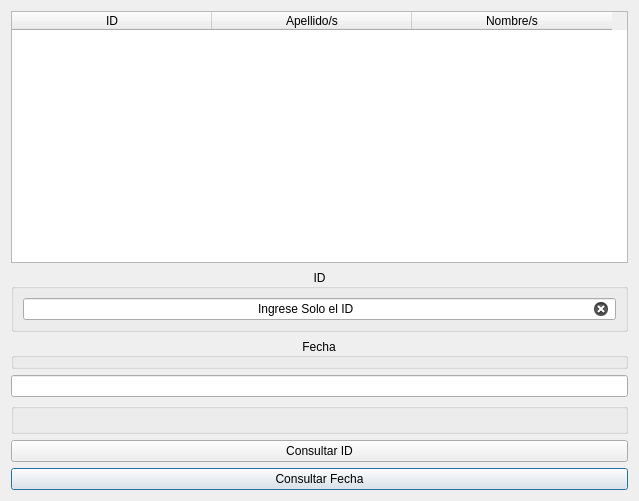
<?xml version="1.0" encoding="UTF-8"?>
<ui version="4.0">
 <class>Asistencias2</class>
 <widget class="QDialog" name="Asistencias2">
  <property name="geometry">
   <rect>
    <x>0</x>
    <y>0</y>
    <width>639</width>
    <height>501</height>
   </rect>
  </property>
  <property name="windowTitle">
   <string>Dialog</string>
  </property>
  <layout class="QGridLayout" name="gridLayout">
   <item row="6" column="0">
    <widget class="QPushButton" name="pushButtonFecha">
     <property name="text">
      <string>Consultar Fecha</string>
     </property>
    </widget>
   </item>
   <item row="3" column="0">
    <widget class="QLineEdit" name="lineEditFecha">
     <property name="text">
      <string/>
     </property>
     <property name="alignment">
      <set>Qt::AlignCenter</set>
     </property>
     <property name="clearButtonEnabled">
      <bool>true</bool>
     </property>
    </widget>
   </item>
   <item row="0" column="0">
    <layout class="QHBoxLayout" name="horizontalLayout">
     <property name="spacing">
      <number>0</number>
     </property>
     <item>
      <widget class="QTableWidget" name="tableWidgetDatosa">
       <property name="maximumSize">
        <size>
         <width>648</width>
         <height>16777215</height>
        </size>
       </property>
       <property name="sizeAdjustPolicy">
        <enum>QAbstractScrollArea::AdjustIgnored</enum>
       </property>
       <attribute name="horizontalHeaderDefaultSectionSize">
        <number>200</number>
       </attribute>
       <column>
        <property name="text">
         <string>ID</string>
        </property>
        <property name="textAlignment">
         <set>AlignCenter</set>
        </property>
       </column>
       <column>
        <property name="text">
         <string>Apellido/s</string>
        </property>
        <property name="textAlignment">
         <set>AlignCenter</set>
        </property>
       </column>
       <column>
        <property name="text">
         <string>Nombre/s</string>
        </property>
        <property name="textAlignment">
         <set>AlignCenter</set>
        </property>
       </column>
      </widget>
     </item>
    </layout>
   </item>
   <item row="2" column="0">
    <widget class="QGroupBox" name="groupBoxFecha">
     <property name="title">
      <string>Fecha</string>
     </property>
     <property name="alignment">
      <set>Qt::AlignCenter</set>
     </property>
    </widget>
   </item>
   <item row="1" column="0">
    <widget class="QGroupBox" name="groupBoxId">
     <property name="title">
      <string>ID</string>
     </property>
     <property name="alignment">
      <set>Qt::AlignCenter</set>
     </property>
     <layout class="QGridLayout" name="gridLayout_2">
      <item row="0" column="0">
       <widget class="QLineEdit" name="lineEditId">
        <property name="sizePolicy">
         <sizepolicy hsizetype="Preferred" vsizetype="Preferred">
          <horstretch>0</horstretch>
          <verstretch>0</verstretch>
         </sizepolicy>
        </property>
        <property name="text">
         <string>Ingrese Solo el ID</string>
        </property>
        <property name="alignment">
         <set>Qt::AlignCenter</set>
        </property>
        <property name="clearButtonEnabled">
         <bool>true</bool>
        </property>
       </widget>
      </item>
     </layout>
    </widget>
   </item>
   <item row="4" column="0">
    <widget class="QGroupBox" name="groupBox_3">
     <property name="title">
      <string/>
     </property>
    </widget>
   </item>
   <item row="5" column="0">
    <widget class="QPushButton" name="pushButtonID">
     <property name="text">
      <string>Consultar ID</string>
     </property>
    </widget>
   </item>
  </layout>
 </widget>
 <resources/>
 <connections/>
</ui>
